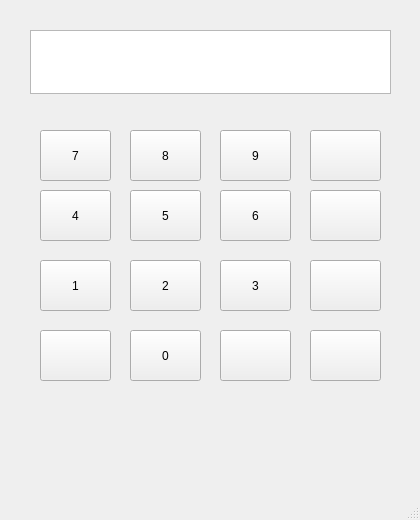
<?xml version="1.0" encoding="UTF-8"?>
<ui version="4.0">
 <class>MainWindow</class>
 <widget class="QMainWindow" name="MainWindow">
  <property name="geometry">
   <rect>
    <x>0</x>
    <y>0</y>
    <width>420</width>
    <height>520</height>
   </rect>
  </property>
  <property name="minimumSize">
   <size>
    <width>420</width>
    <height>520</height>
   </size>
  </property>
  <property name="maximumSize">
   <size>
    <width>420</width>
    <height>550</height>
   </size>
  </property>
  <property name="windowTitle">
   <string>Calaculador 0.1</string>
  </property>
  <property name="windowIcon">
   <iconset>
    <normaloff>../../Pictures/calculator_96px.png</normaloff>../../Pictures/calculator_96px.png</iconset>
  </property>
  <property name="styleSheet">
   <string notr="true"/>
  </property>
  <property name="iconSize">
   <size>
    <width>100</width>
    <height>100</height>
   </size>
  </property>
  <widget class="QWidget" name="centralwidget">
   <widget class="QPushButton" name="pushButton">
    <property name="geometry">
     <rect>
      <x>40</x>
      <y>130</y>
      <width>71</width>
      <height>51</height>
     </rect>
    </property>
    <property name="text">
     <string>7</string>
    </property>
   </widget>
   <widget class="QPushButton" name="pushButton_2">
    <property name="geometry">
     <rect>
      <x>130</x>
      <y>130</y>
      <width>71</width>
      <height>51</height>
     </rect>
    </property>
    <property name="text">
     <string>8</string>
    </property>
   </widget>
   <widget class="QPushButton" name="pushButton_3">
    <property name="geometry">
     <rect>
      <x>220</x>
      <y>130</y>
      <width>71</width>
      <height>51</height>
     </rect>
    </property>
    <property name="text">
     <string>9</string>
    </property>
   </widget>
   <widget class="QPushButton" name="pushButton_4">
    <property name="geometry">
     <rect>
      <x>310</x>
      <y>130</y>
      <width>71</width>
      <height>51</height>
     </rect>
    </property>
    <property name="text">
     <string/>
    </property>
    <property name="icon">
     <iconset>
      <normaloff>../../Pictures/plus_math_48px.png</normaloff>../../Pictures/plus_math_48px.png</iconset>
    </property>
   </widget>
   <widget class="QPushButton" name="pushButton_5">
    <property name="geometry">
     <rect>
      <x>130</x>
      <y>190</y>
      <width>71</width>
      <height>51</height>
     </rect>
    </property>
    <property name="text">
     <string>5</string>
    </property>
   </widget>
   <widget class="QPushButton" name="pushButton_6">
    <property name="geometry">
     <rect>
      <x>40</x>
      <y>190</y>
      <width>71</width>
      <height>51</height>
     </rect>
    </property>
    <property name="text">
     <string>4</string>
    </property>
   </widget>
   <widget class="QPushButton" name="pushButton_7">
    <property name="geometry">
     <rect>
      <x>220</x>
      <y>190</y>
      <width>71</width>
      <height>51</height>
     </rect>
    </property>
    <property name="text">
     <string>6</string>
    </property>
   </widget>
   <widget class="QPushButton" name="pushButton_8">
    <property name="geometry">
     <rect>
      <x>310</x>
      <y>190</y>
      <width>71</width>
      <height>51</height>
     </rect>
    </property>
    <property name="text">
     <string/>
    </property>
    <property name="icon">
     <iconset>
      <normaloff>../../Pictures/subtract_48px.png</normaloff>../../Pictures/subtract_48px.png</iconset>
    </property>
   </widget>
   <widget class="QPushButton" name="pushButton_9">
    <property name="geometry">
     <rect>
      <x>40</x>
      <y>260</y>
      <width>71</width>
      <height>51</height>
     </rect>
    </property>
    <property name="text">
     <string>1</string>
    </property>
   </widget>
   <widget class="QPushButton" name="pushButton_10">
    <property name="geometry">
     <rect>
      <x>130</x>
      <y>260</y>
      <width>71</width>
      <height>51</height>
     </rect>
    </property>
    <property name="text">
     <string>2</string>
    </property>
   </widget>
   <widget class="QPushButton" name="pushButton_11">
    <property name="geometry">
     <rect>
      <x>220</x>
      <y>260</y>
      <width>71</width>
      <height>51</height>
     </rect>
    </property>
    <property name="text">
     <string>3</string>
    </property>
   </widget>
   <widget class="QPushButton" name="pushButton_12">
    <property name="geometry">
     <rect>
      <x>310</x>
      <y>330</y>
      <width>71</width>
      <height>51</height>
     </rect>
    </property>
    <property name="text">
     <string/>
    </property>
    <property name="icon">
     <iconset>
      <normaloff>../../Pictures/multiply_48px.png</normaloff>../../Pictures/multiply_48px.png</iconset>
    </property>
   </widget>
   <widget class="QPushButton" name="pushButton_13">
    <property name="geometry">
     <rect>
      <x>40</x>
      <y>330</y>
      <width>71</width>
      <height>51</height>
     </rect>
    </property>
    <property name="text">
     <string/>
    </property>
    <property name="icon">
     <iconset>
      <normaloff>../../Pictures/clear_symbol_200px.png</normaloff>../../Pictures/clear_symbol_200px.png</iconset>
    </property>
    <property name="iconSize">
     <size>
      <width>50</width>
      <height>50</height>
     </size>
    </property>
   </widget>
   <widget class="QPushButton" name="pushButton_14">
    <property name="geometry">
     <rect>
      <x>130</x>
      <y>330</y>
      <width>71</width>
      <height>51</height>
     </rect>
    </property>
    <property name="text">
     <string>0</string>
    </property>
   </widget>
   <widget class="QPushButton" name="pushButton_15">
    <property name="geometry">
     <rect>
      <x>220</x>
      <y>330</y>
      <width>71</width>
      <height>51</height>
     </rect>
    </property>
    <property name="text">
     <string/>
    </property>
    <property name="icon">
     <iconset>
      <normaloff>../../Pictures/equal_sign_100px.png</normaloff>../../Pictures/equal_sign_100px.png</iconset>
    </property>
   </widget>
   <widget class="QPushButton" name="pushButton_16">
    <property name="geometry">
     <rect>
      <x>310</x>
      <y>260</y>
      <width>71</width>
      <height>51</height>
     </rect>
    </property>
    <property name="text">
     <string/>
    </property>
    <property name="icon">
     <iconset>
      <normaloff>../../Pictures/divide_100px.png</normaloff>../../Pictures/divide_100px.png</iconset>
    </property>
   </widget>
   <widget class="QTextEdit" name="textEdit">
    <property name="geometry">
     <rect>
      <x>30</x>
      <y>30</y>
      <width>361</width>
      <height>64</height>
     </rect>
    </property>
   </widget>
   <widget class="QLabel" name="label">
    <property name="geometry">
     <rect>
      <x>320</x>
      <y>470</y>
      <width>111</width>
      <height>21</height>
     </rect>
    </property>
    <property name="text">
     <string/>
    </property>
   </widget>
  </widget>
  <widget class="QStatusBar" name="statusbar"/>
 </widget>
 <resources/>
 <connections/>
</ui>
